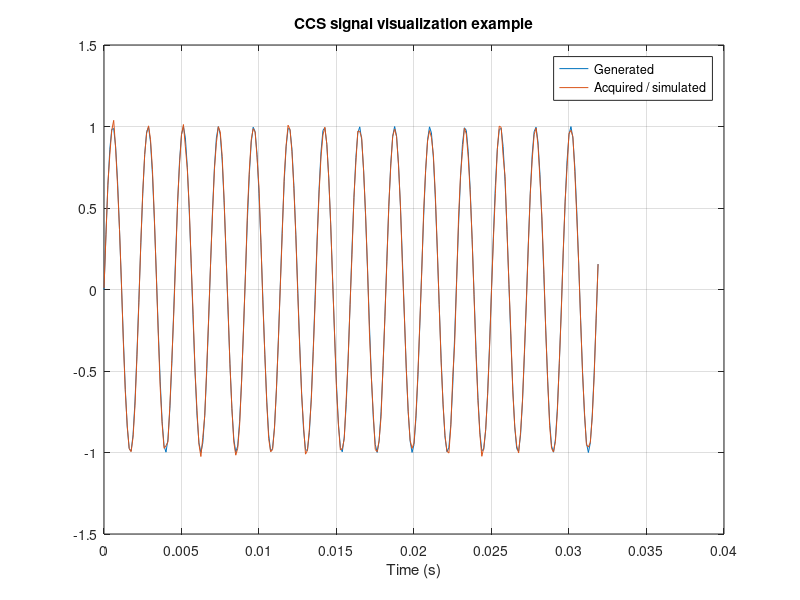

Write MATLAB code to recreate this figure.
% Experiment 17: Real-time DSP algorithm implementation and signal visualization using CCS
% Standalone MATLAB script. Uses example parameters because the screenshots omit
% the input parameter tables. Change the marked values to your lab values.
clear; close all; clc; rng(7);
Fs=8000; t=(0:255)/Fs; generated=sin(2*pi*440*t); acquired=generated+0.02*randn(size(t)); % replace with codec buffer for hardware
figure; plot(t,generated); hold on; plot(t,acquired); grid on; legend('Generated','Acquired / simulated'); xlabel('Time (s)'); title('CCS signal visualization example');
